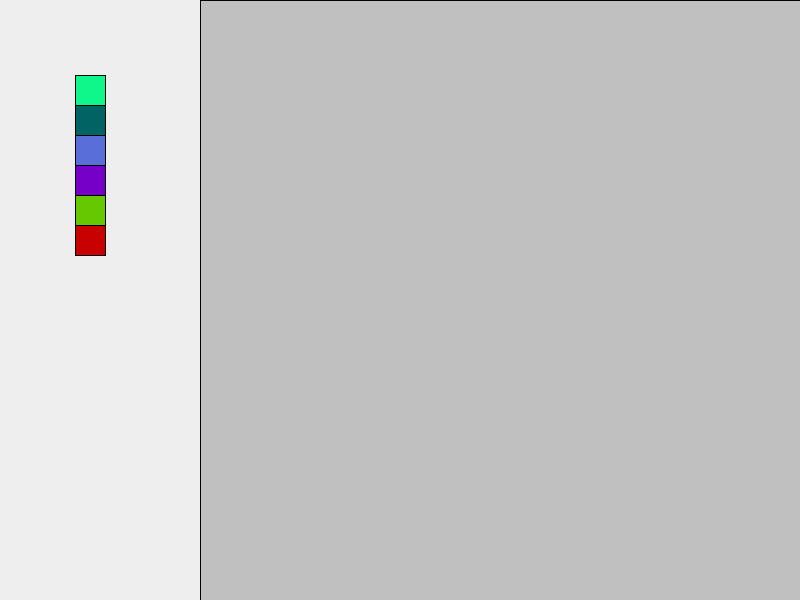
Frame 1 (no input)
Frame 60 (the mouse pressed at the canvas centre just before this capture): identical to frame 1, image omitted
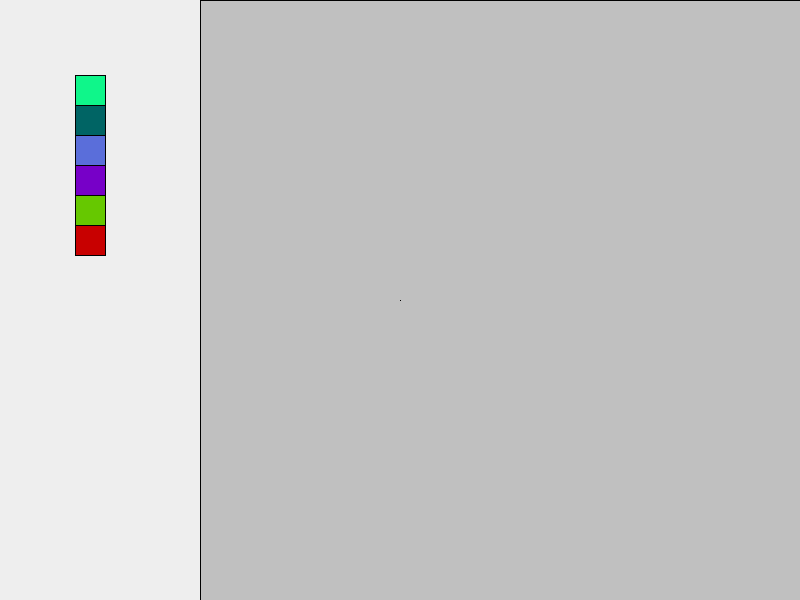
Frame 120 (the mouse held since frame 60 and released just before this capture)

The Processing sketch that drew these frames (run headless with seeded random() and noise(); from frame 60 on, the mouse is pressed at the canvas centre):

// Processing sketch: processing_162633
// ── processing_162633.pde

//2014.09.17
/*Create a drawing board with at least 8 buttons. 
 Design an intuitive interface for the users, 
 and before you start think how pleasurable the activity of drawing can be, 
 and what kind of results you expect from the users.*/


int xPos = 75;
int yPos = 75;
int bSize = 30;

void setup() {
  size(800, 600);
  background(238, 238, 238);

  //drawing board
  fill(192, 192, 192);
  rect(200, 0, 600, 600);

  //buttons 
  //1
  fill(15, 246, 138);
  rect(xPos, yPos, bSize, bSize);
 
  //2
  fill(0, 100, 100);
  rect(xPos, yPos+bSize, bSize, bSize);
  
  //3
  fill(90, 110, 218);
  rect(xPos, yPos+bSize*2, bSize, bSize);
 
  //4
  fill(119, 0, 200);
  rect(xPos, yPos+bSize*3, bSize, bSize);
  //5
  fill(102, 200, 0 );
  rect(xPos, yPos+bSize*4, bSize, bSize);
 
  //6 
  fill(200, 0, 0);
  rect(xPos, yPos+bSize*5, bSize, bSize);
  

}

void draw() {

  if (mousePressed) {

    //brush 
    if (790 > pmouseX && 790 > mouseX && pmouseX > 210 && mouseX > 210 && 
      590 > pmouseY && 590 > mouseY && pmouseY> 10 && mouseY> 10) {
      line(pmouseX, pmouseY, mouseX, mouseY);
    }


    //1, 
    if ( mouseX > xPos && mouseX < xPos+bSize && mouseY > yPos && mouseY <yPos+bSize) {
      stroke(15, 246, 138);
      strokeWeight(50);
    }
    //2
    if ( mouseX > xPos && mouseX < xPos+bSize && mouseY > yPos+bSize && mouseY <yPos+bSize+bSize) {
      stroke(0, 100, 100);
      strokeWeight(10);
    }

    //3 -  you can use this as an eraser.
    if ( mouseX > xPos && mouseX < xPos+bSize && mouseY > yPos+bSize+bSize && mouseY < yPos+bSize+bSize+bSize) {
      stroke(90, 110, 218);
      strokeWeight(20);
    }
    
    //4
    if ( mouseX > xPos && mouseX < xPos+bSize && mouseY > yPos+bSize+bSize+bSize && mouseY < yPos+bSize+bSize+bSize+bSize) {
      stroke(119, 0, 200);
      strokeWeight(20);
    }
    
    //5
    if ( mouseX > xPos && mouseX < xPos+bSize && mouseY > yPos+bSize+bSize+bSize+bSize && mouseY < yPos+bSize+bSize+bSize+bSize+bSize) {
      stroke(102, 200, 0);
      strokeWeight(20);
    }
    
    //6
    if ( mouseX > xPos && mouseX < xPos+bSize && mouseY > yPos+bSize+bSize+bSize+bSize+bSize && mouseY < yPos+bSize+bSize+bSize+bSize+bSize+bSize) {
      stroke(200, 0, 0);
      strokeWeight(60);
    }
    
    
    
    
  }
}
